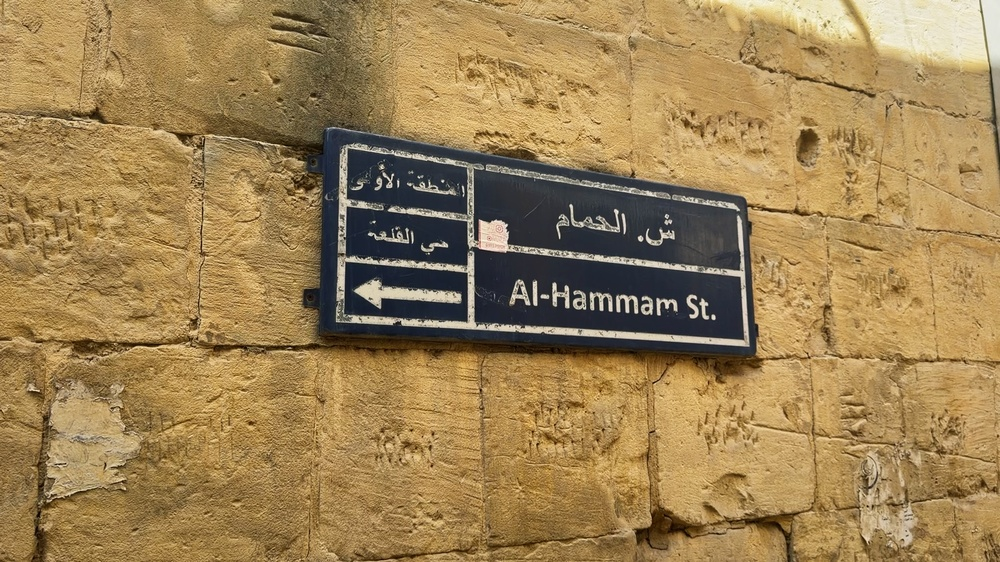
#> input picture firebase gradproj/test.jpg, 1000 x 562 px, shrunk from 1920 x 1080 before the run
$ python test_detection.py
#> lines starting #> are read from the running program, lines starting #| are printed output that depends on the picture
#> further down, frame is the input picture: shape (562, 1000, 3); mean B, G, R 84.5, 130.3, 157.6
### firebase gradproj/detect_and_upload.py
import os
import uuid
from datetime import datetime, UTC

import cv2

from firebase_config import initialize_firebase

# Initialize once
db, bucket = initialize_firebase()


def ensure_dir(path: str) -> None:
    os.makedirs(path, exist_ok=True)


def save_crop(image, bbox, output_dir="detections_local"):
    """
    Save cropped region from image using bbox = (x1, y1, x2, y2).
    """
#> called with bbox = (20, 20, 200, 200), output_dir = 'detections_local'
    ensure_dir(output_dir)

    if image is None:
        raise ValueError("Input image is None.")

    height, width = image.shape[:2]
#> height = 562; width = 1000
    x1, y1, x2, y2 = map(int, bbox)

    # Clamp bbox to image boundaries
    x1 = max(0, min(x1, width - 1))
#> x1 = 20
    y1 = max(0, min(y1, height - 1))
#> y1 = 20
    x2 = max(0, min(x2, width))
#> x2 = 200
    y2 = max(0, min(y2, height))
#> y2 = 200

    if x2 <= x1 or y2 <= y1:
        raise ValueError("Invalid bounding box: crop area is empty.")

    crop = image[y1:y2, x1:x2]
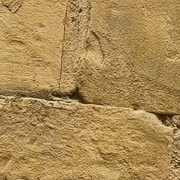
#> crop: shape (180, 180, 3); mean B, G, R 84.4, 138.9, 171.1

    filename = f"{uuid.uuid4().hex}.jpg"
    local_path = os.path.join(output_dir, filename)

    success = cv2.imwrite(local_path, crop)
    if not success:
        raise IOError("Failed to save cropped image.")

    return local_path, filename


# [17 lines left out: function save_full_image, not called in this run]


def upload_image(local_path, anomaly_type):
    """
    Upload local file to Firebase Storage.
    Returns storage path and public URL if available.
    """
    if not os.path.exists(local_path):
        raise FileNotFoundError(f"Local file does not exist: {local_path}")

    today = datetime.now(UTC).strftime("%Y-%m-%d")
    filename = os.path.basename(local_path)

    storage_path = f"detections/{anomaly_type}/{today}/{filename}"

    blob = bucket.blob(storage_path)
    blob.upload_from_filename(local_path)
    os.remove(local_path)

    return storage_path, storage_path


def log_event(anomaly_type, confidence, gps_lat, gps_lng, image_url, storage_path, extra=None):
    """
    Write detection event to Firestore.
    """
    data = {
        "anomaly_type": anomaly_type,
        "confidence": float(confidence),
        "gps_lat": float(gps_lat),
        "gps_lng": float(gps_lng),
        "timestamp": datetime.now(UTC).isoformat(),
        "image_url": image_url,
        "storage_path": storage_path,
        "status": "new",
    }

    if extra:
        data.update(extra)

    doc_ref = db.collection("events").add(data)
    return doc_ref


def handle_disease_classification(frame, disease_name, confidence, gps_lat, gps_lng, bbox=None):
    """
    Handle plant disease result.
    If bbox is provided, upload cropped detection.
    Otherwise upload full frame.
    """
    try:
        if bbox is not None:
            local_path, filename = save_crop(frame, bbox)
#> filename = '05de8d4943d341189299b36060650d96.jpg'
            saved_mode = "crop"
        else:
            local_path, filename = save_full_image(frame)
            saved_mode = "full_image"

        storage_path, image_url = upload_image(local_path, "disease")

        extra = {
            "source_file": filename,
            "disease_name": disease_name,
            "saved_mode": saved_mode,
        }
#> extra = {'source_file': '05de8d4943d341189299b36060650d96.jpg', 'disease_name': 'Tomato Early Blight', 'saved_mode': 'crop'}

        if bbox is not None:
            extra["bbox"] = [int(v) for v in bbox]

        log_event(
            anomaly_type="disease",
            confidence=confidence,
            gps_lat=gps_lat,
            gps_lng=gps_lng,
            image_url=image_url,
            storage_path=storage_path,
            extra=extra,
        )

        print(f"✅ Disease uploaded successfully: {disease_name}")
        print(f"Storage path: {storage_path}")
#| Storage path: detections/disease/2026-11-20/05de8d4943d341189299b36060650d96.jpg
        print(f"Image URL: {image_url}")
#| Image URL: detections/disease/2026-11-20/05de8d4943d341189299b36060650d96.jpg

    except Exception as e:
        print(f"Error while handling disease classification: {e}")


# [32 lines left out: function handle_detection, not called in this run]

### firebase gradproj/firebase_config.py
import os
import firebase_admin
from firebase_admin import credentials, firestore, storage


def initialize_firebase():
    """
    Initialize Firebase Admin SDK once and return Firestore + Storage clients.
    """
    if not firebase_admin._apps:
        key_path = os.getenv("FIREBASE_KEY_PATH", "serviceAccountKey.json")

        if not os.path.exists(key_path):
            raise FileNotFoundError(
                f"Firebase key file not found: {key_path}\n"
                f"Set FIREBASE_KEY_PATH or place serviceAccountKey.json in the project folder."
            )

        cred = credentials.Certificate(key_path)

        firebase_admin.initialize_app(cred, {
            "storageBucket": "agrosentinel-storage-2026"
        })

    db = firestore.client()
    bucket = storage.bucket()
    return db, bucket

### firebase gradproj/test_detection.py
import cv2
from detect_and_upload import handle_disease_classification

# Load test image
frame = cv2.imread("test.jpg")

if frame is None:
    print("Error: test.jpg was not found or could not be opened.")
    exit()

# Optional bbox for crop test
bbox = (20, 20, 200, 200)

handle_disease_classification(
    frame=frame,
    disease_name="Tomato Early Blight",
    confidence=0.92,
    gps_lat=32.0123,
    gps_lng=36.1234,
    bbox=bbox
)
